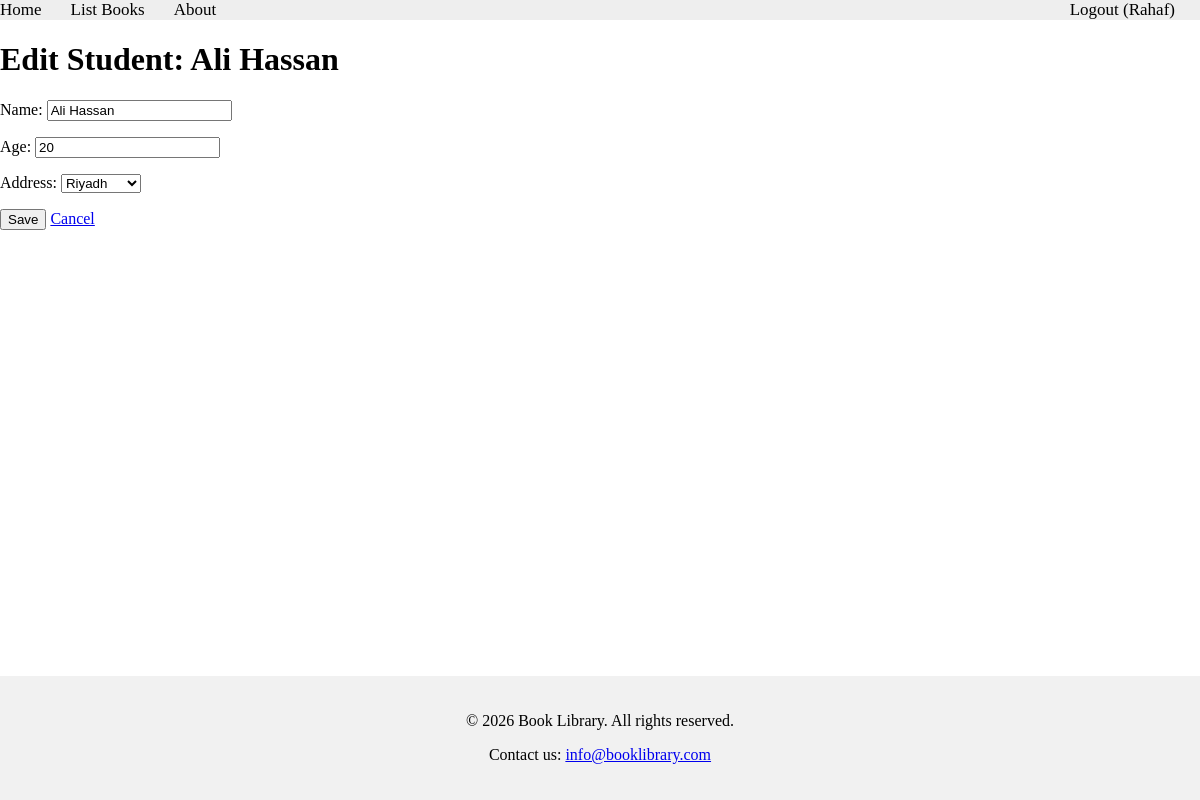
Screenshot of /books/lab11/task1/students/edit/1 (signed in) with the database file from the repository.
### apps/bookmodule/models.py (models this page shows, shortened)
class Student(models.Model):
    name = models.CharField(max_length=100)
    age = models.IntegerField()
    address = models.ForeignKey(Address, on_delete=models.CASCADE)

### apps/bookmodule/views.py (the view)
# urls.py: path('lab11/task1/students/edit/<int:id>', views.lab11_task1_edit_student, name="books.lab11.task1.edit_student"),
@login_required
def lab11_task1_edit_student(request, id):
    student = get_object_or_404(Student, id=id)
    if request.method == 'POST':
        form = StudentForm(request.POST, instance=student)
        if form.is_valid():
            form.save()
            return redirect('books.lab11.task1.list_students')
    else:
        form = StudentForm(instance=student)
    return render(request, 'bookmodule/lab11_task1_edit_student.html', {'form': form, 'student': student})

### apps/bookmodule/forms.py (shortened to what this page needs)
class StudentForm(forms.ModelForm):
    class Meta:
        model = Student
        fields = ['name', 'age', 'address']

### apps/bookmodule/models.py (called while the page is built)
    def __str__(self):
        return self.city

### apps/template/bookmodule/lab11_task1_edit_student.html (shortened to what this page needs)
{% extends 'layouts/base.html' %}
{% block content %}
<h1>Edit Student: {{ student.name }}</h1>
<form method="post">
    {{ form.as_p }}
    <p>
        <button type="submit">Save</button>
        <a href="{% url 'books.lab11.task1.list_students' %}">Cancel</a>
    </p>
</form>
{% endblock %}

### apps/template/includes/header.html
{% with request.resolver_match.url_name as url_name %}
<div class="topnav">
<a class="{% if url_name == 'books.index' %}active{% endif %}" href="{% url 'books.index' %}">Home</a>
<a class="{% if url_name == 'books.list_books' %}active{% endif %}" href="{% url 'books.list_books' %}">List Books</a>
<a class="{% if url_name == 'books.aboutus' %}active{% endif %}" href="{% url 'books.aboutus' %}">About</a>
{% if user.is_authenticated %}
    <a href="{% url 'users.logout' %}" style="float:right;">Logout ({{ user.username }})</a>
{% else %}
    <a class="{% if url_name == 'users.login' %}active{% endif %}" href="{% url 'users.login' %}" style="float:right;">Login</a>
    <a class="{% if url_name == 'users.register' %}active{% endif %}" href="{% url 'users.register' %}" style="float:right;">Register</a>
{% endif %}
</div>
{% endwith %}

### apps/static/styles.css (style rules this page uses)
.topnav { background-color: #eeeeee; width: 100%; }
.topnav a { color: #000000; text-align: center; margin-right: 25px; text-decoration: none; font-size: 17px; }

### apps/template/layouts/base.html (style rules this page uses)
body { display: flex; flex-direction: column; min-height: 100vh; margin: 0; }

### rows the page displays
Student: name "Ali Hassan", age "20", address "Riyadh"

### other values shown
{{ user.username }} "Rahaf"
